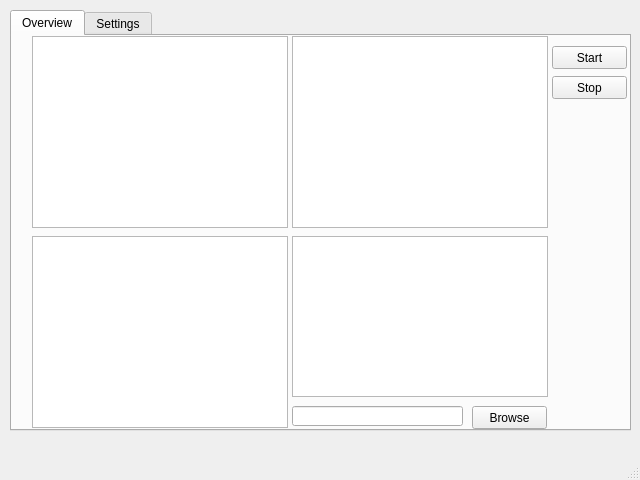
<?xml version="1.0" encoding="UTF-8"?>
<ui version="4.0">
 <class>MainWindow</class>
 <widget class="QMainWindow" name="MainWindow">
  <property name="geometry">
   <rect>
    <x>0</x>
    <y>0</y>
    <width>640</width>
    <height>480</height>
   </rect>
  </property>
  <property name="minimumSize">
   <size>
    <width>640</width>
    <height>480</height>
   </size>
  </property>
  <property name="maximumSize">
   <size>
    <width>640</width>
    <height>480</height>
   </size>
  </property>
  <property name="windowTitle">
   <string>MainWindow</string>
  </property>
  <widget class="QWidget" name="centralwidget">
   <widget class="QTabWidget" name="tabWidget">
    <property name="geometry">
     <rect>
      <x>10</x>
      <y>10</y>
      <width>621</width>
      <height>421</height>
     </rect>
    </property>
    <property name="currentIndex">
     <number>0</number>
    </property>
    <widget class="QWidget" name="tab_Overview">
     <attribute name="title">
      <string>Overview</string>
     </attribute>
     <widget class="QPushButton" name="pushButton_Stop">
      <property name="geometry">
       <rect>
        <x>540</x>
        <y>40</y>
        <width>75</width>
        <height>23</height>
       </rect>
      </property>
      <property name="text">
       <string>Stop</string>
      </property>
     </widget>
     <widget class="QGraphicsView" name="graphicsView_Mode2">
      <property name="geometry">
       <rect>
        <x>280</x>
        <y>0</y>
        <width>256</width>
        <height>192</height>
       </rect>
      </property>
     </widget>
     <widget class="QLineEdit" name="Line_Edit_Path">
      <property name="geometry">
       <rect>
        <x>280</x>
        <y>370</y>
        <width>171</width>
        <height>20</height>
       </rect>
      </property>
     </widget>
     <widget class="QGraphicsView" name="graphicsView_Mode1">
      <property name="geometry">
       <rect>
        <x>20</x>
        <y>0</y>
        <width>256</width>
        <height>192</height>
       </rect>
      </property>
     </widget>
     <widget class="QGraphicsView" name="graphicsView_Mode3">
      <property name="geometry">
       <rect>
        <x>20</x>
        <y>200</y>
        <width>256</width>
        <height>192</height>
       </rect>
      </property>
     </widget>
     <widget class="QPushButton" name="Button_Start">
      <property name="geometry">
       <rect>
        <x>540</x>
        <y>10</y>
        <width>75</width>
        <height>23</height>
       </rect>
      </property>
      <property name="text">
       <string>Start</string>
      </property>
     </widget>
     <widget class="QTextBrowser" name="textBrowser">
      <property name="geometry">
       <rect>
        <x>280</x>
        <y>200</y>
        <width>256</width>
        <height>161</height>
       </rect>
      </property>
     </widget>
     <widget class="QPushButton" name="pushButton_Browse">
      <property name="geometry">
       <rect>
        <x>460</x>
        <y>370</y>
        <width>75</width>
        <height>23</height>
       </rect>
      </property>
      <property name="text">
       <string>Browse</string>
      </property>
     </widget>
    </widget>
    <widget class="QWidget" name="tab_Settings">
     <attribute name="title">
      <string>Settings</string>
     </attribute>
     <widget class="QRadioButton" name="Radio_RunningMode">
      <property name="geometry">
       <rect>
        <x>100</x>
        <y>10</y>
        <width>101</width>
        <height>17</height>
       </rect>
      </property>
      <property name="text">
       <string>Online</string>
      </property>
     </widget>
     <widget class="QLabel" name="label1">
      <property name="geometry">
       <rect>
        <x>10</x>
        <y>10</y>
        <width>71</width>
        <height>16</height>
       </rect>
      </property>
      <property name="text">
       <string>Running Mode</string>
      </property>
     </widget>
    </widget>
   </widget>
  </widget>
  <widget class="QMenuBar" name="menubar">
   <property name="geometry">
    <rect>
     <x>0</x>
     <y>0</y>
     <width>640</width>
     <height>21</height>
    </rect>
   </property>
  </widget>
  <widget class="QStatusBar" name="statusbar"/>
 </widget>
 <resources/>
 <connections/>
</ui>
